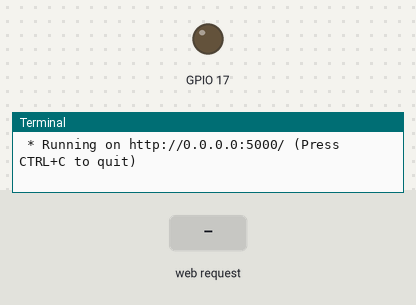
Simulated run of this program. Board: Raspberry Pi (BCM pin numbers). Shown: output pins drawn as LEDs (lit = HIGH), the last lines printed to the terminal. Inputs (shaded band) come from the test bench. The clock reads 2024-03-15 10:24:30 at power-on unless the program sets it.

Above: at 1.2 s.
1.3 s: HTTP request for /speed1 received
At 2.0 s:
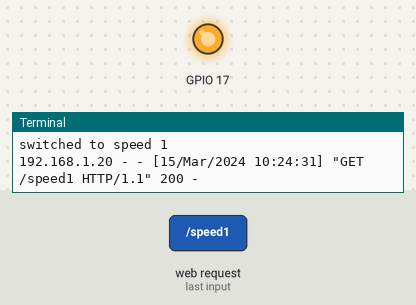
2.8 s: HTTP request for / received
At 3.1 s:
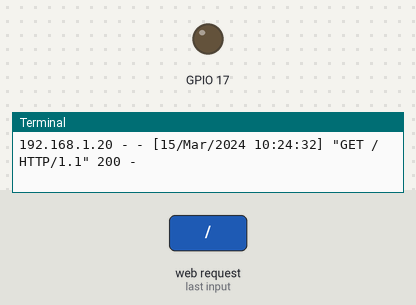
Timing chart, 0 to 5.8 s (numbered marks = the images above; inputs shaded):
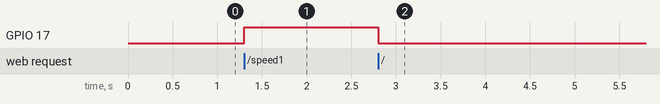

Measured:
- after the input at 1.3 s, GPIO 17: LOW → HIGH at once
- after the input at 2.8 s, GPIO 17: HIGH → LOW at once

The program:

app.py
```python
# We need to import the jsonify object, it will let us
# output json, and it will take care of the right string
# data conversion, the headers for the response, etc
from flask import Flask, render_template
from sys import exit
import time
import RPi.GPIO as GPIO
GPIO.setmode(GPIO.BCM)
GPIO.setwarnings(False)
app = Flask(__name__)
@app.route('/')
def index():
   GPIO.cleanup()
   return render_template('index.html')

@app.route('/speed1')
def speed1():
   GPIO.cleanup()
   GPIO.setup(17,GPIO.OUT)
   GPIO.output(17,GPIO.HIGH)
   print "switched to speed 1"
   return render_template('index.html')

@app.route('/speed2')
def speed2():
   GPIO.cleanup()
   GPIO.setup(27,GPIO.OUT)
   GPIO.output(27,GPIO.HIGH)
   print "switched to speed 2"
   return render_template('index.html')

@app.route('/s1')
def s1():
   GPIO.cleanup()
   GPIO.setup(22,GPIO.OUT)
   GPIO.output(22,GPIO.HIGH)
   print "socket on"
   return render_template('index.html',ic="checked")

@app.route('/s0')
def s0():
   GPIO.cleanup()
   GPIO.setup(22,GPIO.OUT)
   GPIO.output(22,GPIO.LOW)
   print "socket off"
   return render_template('index.html')


@app.route('/speed3')
def speed3():
   GPIO.cleanup()
   GPIO.setup(18,GPIO.OUT)
   GPIO.output(18,GPIO.HIGH)
   print "switched to speed 4"
   return render_template('index.html')

if __name__ == '__main__':
    app.run(
        host="0.0.0.0",
        port=int("5000"),debug="True"
    )
```
